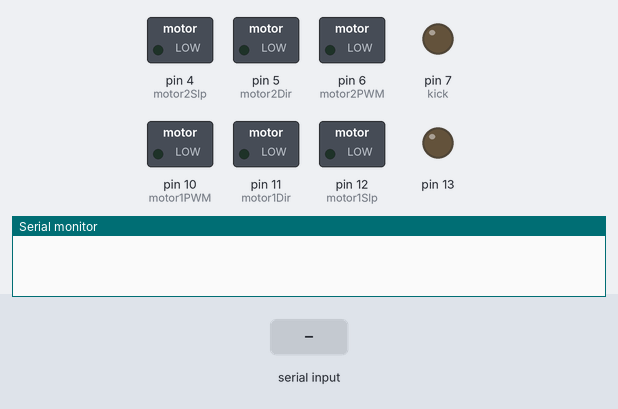
This sketch was run on a simulated Arduino Uno, built with avr-gcc and run on an emulated ATmega328P. Shown: switched loads named in the sketch (green lamp = pin HIGH), output pins drawn as LEDs (lit = HIGH), the last lines printed to the serial monitor. The test bench sets the inputs (shaded band).

Above: at 1.2 s.
1.3 s: "1\n" received over Serial
At 1.9 s:
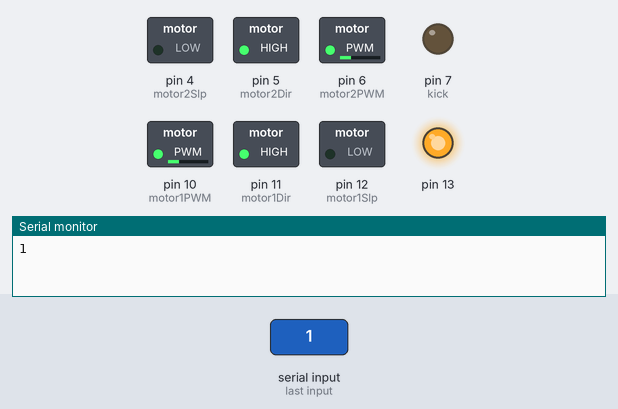
2.8 s: "2\n" received over Serial
At 3.1 s:
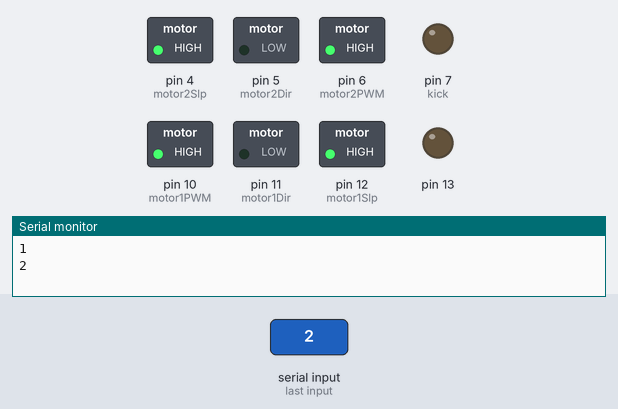
Timing chart, 0 to 5.8 s (numbered marks = the images above; inputs shaded):
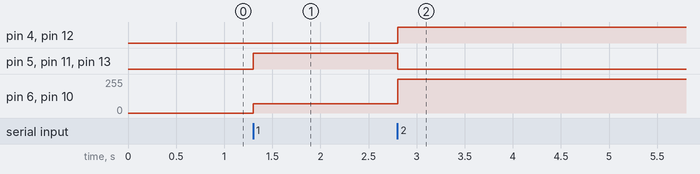

Measured:
- after the input at 1.3 s, pin 5 (motor2Dir), pin 11 (motor1Dir), pin 13: LOW → HIGH at once; pin 6 (motor2PWM), pin 10 (motor1PWM): 0/255 → 70/255 at once
- after the input at 2.8 s, pin 4 (motor2Slp), pin 12 (motor1Slp): LOW → HIGH at once; pin 5 (motor2Dir), pin 11 (motor1Dir), pin 13: HIGH → LOW at once; pin 6 (motor2PWM), pin 10 (motor1PWM): 70/255 → 255/255 at once

The sketch:

Dribble_Mechanism.ino
```cpp
#include <stdlib.h>

// Motor Driver Configuration
int motor1PWM = 10;  // PWM pin for Motor 1
int motor1Dir = 11;  // Direction pin 1 for Motor 1
int motor1Slp = 12;  // Direction pin 2 for Motor 1

int motor2PWM = 6;   // PWM pin for Motor 2
int motor2Dir = 5;   // Direction pin 1 for Motor 2
int motor2Slp = 4;   // Direction pin 2 for Motor 2

int kick = 7;

int speed = 150, catchingSpeed = 255, val = 0;

void setup() {
  Serial.begin(9600);

  pinMode(motor1PWM, OUTPUT);
  pinMode(motor1Dir, OUTPUT);
  pinMode(motor1Slp, OUTPUT);

  pinMode(motor2PWM, OUTPUT);
  pinMode(motor2Dir, OUTPUT);
  pinMode(motor2Slp, OUTPUT);

  pinMode(13, OUTPUT);
  pinMode(kick, OUTPUT);
  digitalWrite(kick, LOW);
}

void loop() {
  if (Serial.available() > 0) {
    String receivedData = Serial.readStringUntil('\n');
    receivedData.trim();
    val = atoi(receivedData.c_str());

    Serial.println(val);
    if (val == 1) {
      digitalWrite(13, HIGH);
    } else {
      digitalWrite(13, LOW);
    }

    controlMotors(val);
  }
}

void controlMotors(int val) {
  // Motor control based on val
  if (val == 1) {
    // Forward
    digitalWrite(motor1Dir, HIGH);
    digitalWrite(motor1Slp, LOW);
    analogWrite(motor1PWM, 70);

    digitalWrite(motor2Dir, HIGH);
    digitalWrite(motor2Slp, LOW);
    analogWrite(motor2PWM, 70);
  } else if (val == 2) {
    // Backward
    digitalWrite(motor1Dir, LOW);
    digitalWrite(motor1Slp, HIGH);
    analogWrite(motor1PWM, 255);

    digitalWrite(motor2Dir, LOW);
    digitalWrite(motor2Slp, HIGH);
    analogWrite(motor2PWM, 255);
  } else if (val == 3) {
    // Left
    digitalWrite(motor1Dir, LOW);
    digitalWrite(motor1Slp, HIGH);
    analogWrite(motor1PWM, 255);

    digitalWrite(motor2Dir, LOW);
    digitalWrite(motor2Slp, HIGH);
    analogWrite(motor2PWM, 255);
  } else if (val == 4) {
    // Right
    digitalWrite(motor1Dir, LOW);
    digitalWrite(motor1Slp, HIGH);
    analogWrite(motor1PWM, 255);

    digitalWrite(motor2Dir, LOW);
    digitalWrite(motor2Slp, HIGH);
    analogWrite(motor2PWM, 255);
  } else if (val == 5) {
    // Counter-Clockwise (CCW)
    digitalWrite(motor1Dir, LOW);
    digitalWrite(motor1Slp, HIGH);
    analogWrite(motor1PWM, 255);

    digitalWrite(motor2Dir, LOW);
    digitalWrite(motor2Slp, HIGH);
    analogWrite(motor2PWM, 255);
  } else if (val == 6) {
    // Clockwise (CW)
    digitalWrite(motor1Dir, LOW);
    digitalWrite(motor1Slp, HIGH);
    analogWrite(motor1PWM, 255);

    digitalWrite(motor2Dir, LOW);
    digitalWrite(motor2Slp, HIGH);
    analogWrite(motor2PWM, 255);
  } else if (val == 7) {
    // Catch
    digitalWrite(motor1Dir, LOW);
    digitalWrite(motor1Slp, HIGH);
    analogWrite(motor1PWM, 255);

    digitalWrite(motor2Dir, LOW);
    digitalWrite(motor2Slp, HIGH);
    analogWrite(motor2PWM, 255);
  } else if (val == 8) {
    // kick
    digitalWrite(motor1Dir, LOW);
    digitalWrite(motor1Slp, LOW);
    analogWrite(motor1PWM, 0);

    digitalWrite(motor2Dir, LOW);
    digitalWrite(motor2Slp, LOW);
    analogWrite(motor2PWM, 0);
    digitalWrite(kick, HIGH);
  } else {
    // Stop
    digitalWrite(motor1Dir, LOW);
    digitalWrite(motor1Slp, LOW);
    analogWrite(motor1PWM, 0);

    digitalWrite(motor2Dir, LOW);
    digitalWrite(motor2Slp, LOW);
    analogWrite(motor2PWM, 0);
    digitalWrite(kick, LOW);
  }
}
```
